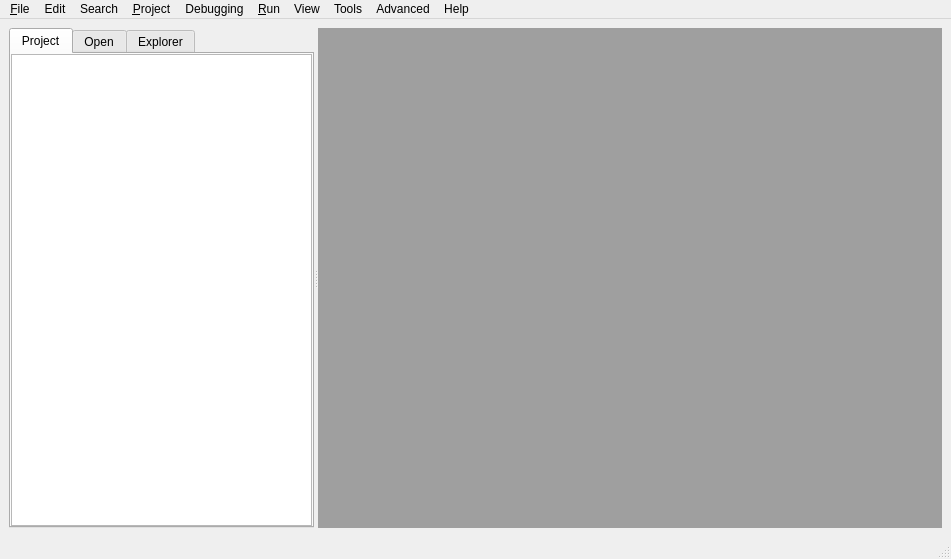
<?xml version="1.0" encoding="UTF-8"?>
<ui version="4.0">
 <class>MainWindow</class>
 <widget class="QMainWindow" name="MainWindow">
  <property name="geometry">
   <rect>
    <x>0</x>
    <y>0</y>
    <width>951</width>
    <height>559</height>
   </rect>
  </property>
  <property name="windowTitle">
   <string>IDE | Code Editor</string>
  </property>
  <widget class="QWidget" name="centralwidget">
   <layout class="QGridLayout" name="gridLayout">
    <item row="0" column="0">
     <widget class="QSplitter" name="splitter">
      <property name="sizePolicy">
       <sizepolicy hsizetype="Expanding" vsizetype="Expanding">
        <horstretch>0</horstretch>
        <verstretch>0</verstretch>
       </sizepolicy>
      </property>
      <property name="orientation">
       <enum>Qt::Horizontal</enum>
      </property>
      <widget class="QTabWidget" name="uiBrowserTAB">
       <property name="minimumSize">
        <size>
         <width>250</width>
         <height>0</height>
        </size>
       </property>
       <property name="contextMenuPolicy">
        <enum>Qt::CustomContextMenu</enum>
       </property>
       <property name="currentIndex">
        <number>0</number>
       </property>
       <widget class="QWidget" name="uiProjectTAB">
        <attribute name="title">
         <string>Project</string>
        </attribute>
        <layout class="QGridLayout" name="gridLayout_2">
         <property name="margin">
          <number>0</number>
         </property>
         <item row="0" column="0">
          <widget class="QTreeWidget" name="uiProjectTREE">
           <property name="contextMenuPolicy">
            <enum>Qt::CustomContextMenu</enum>
           </property>
           <property name="dragEnabled">
            <bool>true</bool>
           </property>
           <property name="dragDropMode">
            <enum>QAbstractItemView::DragOnly</enum>
           </property>
           <attribute name="headerVisible">
            <bool>false</bool>
           </attribute>
           <attribute name="headerVisible">
            <bool>false</bool>
           </attribute>
           <column>
            <property name="text">
             <string notr="true">1</string>
            </property>
           </column>
          </widget>
         </item>
        </layout>
       </widget>
       <widget class="QWidget" name="uiOpenTAB">
        <attribute name="title">
         <string>Open</string>
        </attribute>
        <layout class="QGridLayout" name="gridLayout_3">
         <property name="margin">
          <number>0</number>
         </property>
         <property name="spacing">
          <number>0</number>
         </property>
         <item row="0" column="0">
          <widget class="QTreeWidget" name="uiOpenTREE">
           <attribute name="headerVisible">
            <bool>false</bool>
           </attribute>
           <attribute name="headerVisible">
            <bool>false</bool>
           </attribute>
           <column>
            <property name="text">
             <string notr="true">Documents</string>
            </property>
           </column>
          </widget>
         </item>
        </layout>
       </widget>
       <widget class="QWidget" name="uiExplorerTAB">
        <attribute name="title">
         <string>Explorer</string>
        </attribute>
        <layout class="QGridLayout" name="gridLayout_4">
         <property name="margin">
          <number>0</number>
         </property>
         <property name="spacing">
          <number>0</number>
         </property>
         <item row="0" column="0">
          <widget class="QTreeView" name="uiExplorerTREE">
           <property name="contextMenuPolicy">
            <enum>Qt::CustomContextMenu</enum>
           </property>
           <attribute name="headerVisible">
            <bool>false</bool>
           </attribute>
           <attribute name="headerVisible">
            <bool>false</bool>
           </attribute>
          </widget>
         </item>
        </layout>
       </widget>
      </widget>
      <widget class="QMdiArea" name="uiWindowsAREA"/>
     </widget>
    </item>
   </layout>
  </widget>
  <widget class="QMenuBar" name="menubar">
   <property name="geometry">
    <rect>
     <x>0</x>
     <y>0</y>
     <width>951</width>
     <height>21</height>
    </rect>
   </property>
   <widget class="QMenu" name="uiToolsMENU">
    <property name="title">
     <string>Tools</string>
    </property>
    <addaction name="uiTreegruntACT"/>
    <addaction name="separator"/>
    <addaction name="uiAssistantACT"/>
    <addaction name="uiDesignerACT"/>
    <addaction name="separator"/>
    <addaction name="uiShowLoggerACT"/>
   </widget>
   <widget class="QMenu" name="uiAdvancedMENU">
    <property name="title">
     <string>Advanced</string>
    </property>
    <addaction name="uiConfigurationACT"/>
   </widget>
   <widget class="QMenu" name="uiFileMENU">
    <property name="title">
     <string>&amp;File</string>
    </property>
    <addaction name="uiNewACT"/>
    <addaction name="uiNewFromWizardACT"/>
    <addaction name="uiOpenACT"/>
    <addaction name="separator"/>
    <addaction name="uiCloseACT"/>
    <addaction name="uiCloseAllACT"/>
    <addaction name="uiCloseAllExceptACT"/>
    <addaction name="separator"/>
    <addaction name="uiSaveACT"/>
    <addaction name="uiSaveAsACT"/>
    <addaction name="uiSaveAllACT"/>
    <addaction name="separator"/>
    <addaction name="uiExitACT"/>
    <addaction name="separator"/>
   </widget>
   <widget class="QMenu" name="menuEdit">
    <property name="title">
     <string>Edit</string>
    </property>
    <addaction name="uiUndoACT"/>
    <addaction name="uiRedoACT"/>
    <addaction name="separator"/>
    <addaction name="uiCutACT"/>
    <addaction name="uiCopyACT"/>
    <addaction name="uiPasteACT"/>
    <addaction name="separator"/>
    <addaction name="uiSelectAllACT"/>
    <addaction name="separator"/>
    <addaction name="uiCommentAddACT"/>
    <addaction name="uiCommentRemoveACT"/>
    <addaction name="separator"/>
    <addaction name="uiInsertTemplateACT"/>
   </widget>
   <widget class="QMenu" name="uiSearchMENU">
    <property name="title">
     <string>Search</string>
    </property>
    <widget class="QMenu" name="uiMarkersMENU">
     <property name="title">
      <string>Markers</string>
     </property>
     <addaction name="uiAddRemoveMarkerACT"/>
     <addaction name="uiNextMarkerACT"/>
     <addaction name="separator"/>
     <addaction name="uiClearMarkersACT"/>
    </widget>
    <addaction name="uiFindACT"/>
    <addaction name="uiFindNextACT"/>
    <addaction name="uiFindPrevACT"/>
    <addaction name="separator"/>
    <addaction name="uiGotoACT"/>
    <addaction name="uiMarkersMENU"/>
   </widget>
   <widget class="QMenu" name="uiViewMENU">
    <property name="title">
     <string>View</string>
    </property>
    <addaction name="uiDisplayLineNumbersACT"/>
    <addaction name="uiDisplayRulerACT"/>
    <addaction name="separator"/>
    <addaction name="uiDisplayTabsACT"/>
    <addaction name="uiDisplayWindowsACT"/>
    <addaction name="separator"/>
    <addaction name="uiDisplayTileACT"/>
    <addaction name="uiDisplayCascadeACT"/>
   </widget>
   <widget class="QMenu" name="uiHelpMENU">
    <property name="title">
     <string>Help</string>
    </property>
    <addaction name="uiSdkBrowserACT"/>
    <addaction name="uiHelpAssistantACT"/>
    <addaction name="separator"/>
    <addaction name="uiBlurDevSiteACT"/>
   </widget>
   <widget class="QMenu" name="uiRunMENU">
    <property name="title">
     <string>&amp;Run</string>
    </property>
    <addaction name="uiCleanPathsACT"/>
    <addaction name="separator"/>
    <addaction name="uiRunScriptACT"/>
    <addaction name="uiCleanRunACT"/>
   </widget>
   <widget class="QMenu" name="uiProjectMENU">
    <property name="title">
     <string>&amp;Project</string>
    </property>
    <addaction name="uiNewProjectACT"/>
    <addaction name="uiEditProjectACT"/>
    <addaction name="separator"/>
    <addaction name="uiOpenProjectACT"/>
    <addaction name="uiOpenFavoritesACT"/>
    <addaction name="separator"/>
    <addaction name="uiCloseProjectACT"/>
   </widget>
   <widget class="QMenu" name="uiDebugMENU">
    <property name="title">
     <string>Debugging</string>
    </property>
    <addaction name="uiNoDebugACT"/>
    <addaction name="separator"/>
    <addaction name="uiDebugLowACT"/>
    <addaction name="uiDebugMidACT"/>
    <addaction name="uiDebugHighACT"/>
   </widget>
   <addaction name="uiFileMENU"/>
   <addaction name="menuEdit"/>
   <addaction name="uiSearchMENU"/>
   <addaction name="uiProjectMENU"/>
   <addaction name="uiDebugMENU"/>
   <addaction name="uiRunMENU"/>
   <addaction name="uiViewMENU"/>
   <addaction name="uiToolsMENU"/>
   <addaction name="uiAdvancedMENU"/>
   <addaction name="uiHelpMENU"/>
  </widget>
  <widget class="QStatusBar" name="statusbar"/>
  <action name="uiShowLoggerACT">
   <property name="text">
    <string>Show Logger</string>
   </property>
   <property name="shortcut">
    <string>F2</string>
   </property>
  </action>
  <action name="uiConfigurationACT">
   <property name="text">
    <string>Configuration</string>
   </property>
  </action>
  <action name="uiNewACT">
   <property name="text">
    <string>&amp;New File</string>
   </property>
   <property name="shortcut">
    <string>Ctrl+N</string>
   </property>
  </action>
  <action name="uiOpenACT">
   <property name="text">
    <string>Open File...</string>
   </property>
   <property name="shortcut">
    <string>Ctrl+O</string>
   </property>
  </action>
  <action name="uiExitACT">
   <property name="text">
    <string>E&amp;xit</string>
   </property>
   <property name="shortcut">
    <string>Ctrl+Q</string>
   </property>
  </action>
  <action name="uiUndoACT">
   <property name="text">
    <string>Undo</string>
   </property>
   <property name="shortcut">
    <string>Ctrl+Z</string>
   </property>
  </action>
  <action name="uiRedoACT">
   <property name="text">
    <string>Redo</string>
   </property>
   <property name="shortcut">
    <string>Ctrl+Y</string>
   </property>
  </action>
  <action name="uiCloseACT">
   <property name="text">
    <string>&amp;Close</string>
   </property>
   <property name="shortcut">
    <string>Ctrl+F4</string>
   </property>
  </action>
  <action name="uiCloseAllACT">
   <property name="text">
    <string>Close All Files</string>
   </property>
   <property name="shortcut">
    <string>Ctrl+Shift+W</string>
   </property>
  </action>
  <action name="uiCloseAllExceptACT">
   <property name="text">
    <string>Close All Files Except This</string>
   </property>
  </action>
  <action name="uiSaveACT">
   <property name="text">
    <string>&amp;Save</string>
   </property>
   <property name="shortcut">
    <string>Ctrl+S</string>
   </property>
  </action>
  <action name="uiSaveAsACT">
   <property name="text">
    <string>Save &amp;as...</string>
   </property>
   <property name="shortcut">
    <string>F12</string>
   </property>
  </action>
  <action name="uiSaveAllACT">
   <property name="text">
    <string>Save All</string>
   </property>
   <property name="shortcut">
    <string>Alt+F12</string>
   </property>
  </action>
  <action name="actionRecent_Files">
   <property name="text">
    <string>Recent Files...</string>
   </property>
  </action>
  <action name="uiCutACT">
   <property name="text">
    <string>Cut</string>
   </property>
   <property name="shortcut">
    <string>Ctrl+X</string>
   </property>
  </action>
  <action name="uiCopyACT">
   <property name="text">
    <string>Copy</string>
   </property>
   <property name="shortcut">
    <string>Ctrl+C</string>
   </property>
  </action>
  <action name="uiPasteACT">
   <property name="text">
    <string>Paste</string>
   </property>
   <property name="shortcut">
    <string>Ctrl+V</string>
   </property>
  </action>
  <action name="uiSelectAllACT">
   <property name="text">
    <string>Select All</string>
   </property>
   <property name="shortcut">
    <string>Ctrl+A</string>
   </property>
  </action>
  <action name="uiCommentAddACT">
   <property name="text">
    <string>Comment Add</string>
   </property>
  </action>
  <action name="uiCommentRemoveACT">
   <property name="text">
    <string>Comment Remove</string>
   </property>
  </action>
  <action name="uiFindACT">
   <property name="text">
    <string>Find...</string>
   </property>
   <property name="shortcut">
    <string>Ctrl+F</string>
   </property>
  </action>
  <action name="uiFindNextACT">
   <property name="text">
    <string>Find Next</string>
   </property>
   <property name="shortcut">
    <string>F3</string>
   </property>
  </action>
  <action name="uiFindPrevACT">
   <property name="text">
    <string>Find Prev</string>
   </property>
   <property name="shortcut">
    <string>Ctrl+F3</string>
   </property>
  </action>
  <action name="uiReplaceACT">
   <property name="text">
    <string>Replace...</string>
   </property>
   <property name="shortcut">
    <string>Ctrl+R</string>
   </property>
  </action>
  <action name="uiFindInFilesACT">
   <property name="text">
    <string>Find in Files...</string>
   </property>
  </action>
  <action name="uiReplaceInFilesACT">
   <property name="text">
    <string>Replace in Files...</string>
   </property>
  </action>
  <action name="uiGotoACT">
   <property name="text">
    <string>Goto...</string>
   </property>
   <property name="shortcut">
    <string>Ctrl+G</string>
   </property>
  </action>
  <action name="uiFunctionListACT">
   <property name="text">
    <string>Function List...</string>
   </property>
   <property name="shortcut">
    <string>F8</string>
   </property>
  </action>
  <action name="uiDisplayLineNumbersACT">
   <property name="text">
    <string>Display Line Numbers</string>
   </property>
  </action>
  <action name="uiDisplayRulerACT">
   <property name="text">
    <string>Display Ruler</string>
   </property>
  </action>
  <action name="uiDisplayTabsACT">
   <property name="text">
    <string>Tabbed Documents</string>
   </property>
  </action>
  <action name="uiDisplayWindowsACT">
   <property name="text">
    <string>Windowed Documents</string>
   </property>
  </action>
  <action name="uiImportSettingsACT">
   <property name="text">
    <string>Import Settings</string>
   </property>
  </action>
  <action name="uiExportSettingsACT">
   <property name="text">
    <string>Export Settings</string>
   </property>
  </action>
  <action name="uiDesignerACT">
   <property name="text">
    <string>Qt Designer...</string>
   </property>
  </action>
  <action name="uiAssistantACT">
   <property name="text">
    <string>Qt Assistant...</string>
   </property>
  </action>
  <action name="uiHelpAssistantACT">
   <property name="text">
    <string>Qt Assistant</string>
   </property>
   <property name="shortcut">
    <string>Shift+F1</string>
   </property>
  </action>
  <action name="uiSdkBrowserACT">
   <property name="text">
    <string>SDK Help</string>
   </property>
   <property name="shortcut">
    <string>F1</string>
   </property>
  </action>
  <action name="uiAboutACT">
   <property name="text">
    <string>About IDE...</string>
   </property>
  </action>
  <action name="uiCleanPathsACT">
   <property name="text">
    <string>Clean Environment</string>
   </property>
  </action>
  <action name="uiDisplayTileACT">
   <property name="text">
    <string>Tile Documents</string>
   </property>
  </action>
  <action name="uiDisplayCascadeACT">
   <property name="text">
    <string>Cascade Documents</string>
   </property>
  </action>
  <action name="uiOpenProjectACT">
   <property name="text">
    <string>Open Project...</string>
   </property>
  </action>
  <action name="uiNewFromWizardACT">
   <property name="text">
    <string>New from &amp;Wizard...</string>
   </property>
   <property name="shortcut">
    <string>Ctrl+Shift+N</string>
   </property>
  </action>
  <action name="uiCloseProjectACT">
   <property name="text">
    <string>Close Project</string>
   </property>
  </action>
  <action name="uiNewProjectACT">
   <property name="text">
    <string>New Project...</string>
   </property>
  </action>
  <action name="uiEditProjectACT">
   <property name="text">
    <string>Edit Project...</string>
   </property>
  </action>
  <action name="uiRunScriptACT">
   <property name="text">
    <string>Run...</string>
   </property>
   <property name="shortcut">
    <string>F5</string>
   </property>
  </action>
  <action name="uiOpenFavoritesACT">
   <property name="text">
    <string>Open Favorites...</string>
   </property>
   <property name="shortcut">
    <string>Ctrl+Shift+F</string>
   </property>
  </action>
  <action name="uiTreegruntACT">
   <property name="text">
    <string>Treegrunt</string>
   </property>
  </action>
  <action name="uiAddRemoveMarkerACT">
   <property name="text">
    <string>Add/Remove Marker</string>
   </property>
   <property name="shortcut">
    <string>Ctrl++</string>
   </property>
  </action>
  <action name="uiNextMarkerACT">
   <property name="text">
    <string>Next Marker</string>
   </property>
   <property name="shortcut">
    <string>Ctrl+Right</string>
   </property>
  </action>
  <action name="uiClearMarkersACT">
   <property name="text">
    <string>Clear Markers</string>
   </property>
   <property name="shortcut">
    <string>Ctrl+-</string>
   </property>
  </action>
  <action name="uiCleanRunACT">
   <property name="text">
    <string>Clean &amp;&amp; Run...</string>
   </property>
   <property name="shortcut">
    <string>Shift+F5</string>
   </property>
  </action>
  <action name="uiNoDebugACT">
   <property name="checkable">
    <bool>true</bool>
   </property>
   <property name="text">
    <string>Disabled</string>
   </property>
  </action>
  <action name="uiDebugLowACT">
   <property name="checkable">
    <bool>true</bool>
   </property>
   <property name="text">
    <string>Low Level</string>
   </property>
  </action>
  <action name="uiDebugMidACT">
   <property name="checkable">
    <bool>true</bool>
   </property>
   <property name="text">
    <string>Mid Level</string>
   </property>
  </action>
  <action name="uiDebugHighACT">
   <property name="checkable">
    <bool>true</bool>
   </property>
   <property name="text">
    <string>High Level</string>
   </property>
  </action>
  <action name="uiInsertTemplateACT">
   <property name="text">
    <string>Insert Template...</string>
   </property>
   <property name="shortcut">
    <string>Ctrl+I</string>
   </property>
  </action>
  <action name="uiTemplateManagerACT">
   <property name="enabled">
    <bool>false</bool>
   </property>
   <property name="text">
    <string>Template Manager... (coming soon)</string>
   </property>
  </action>
  <action name="uiBlurDevSiteACT">
   <property name="text">
    <string>blur-dev website</string>
   </property>
  </action>
 </widget>
 <resources/>
 <connections/>
</ui>
